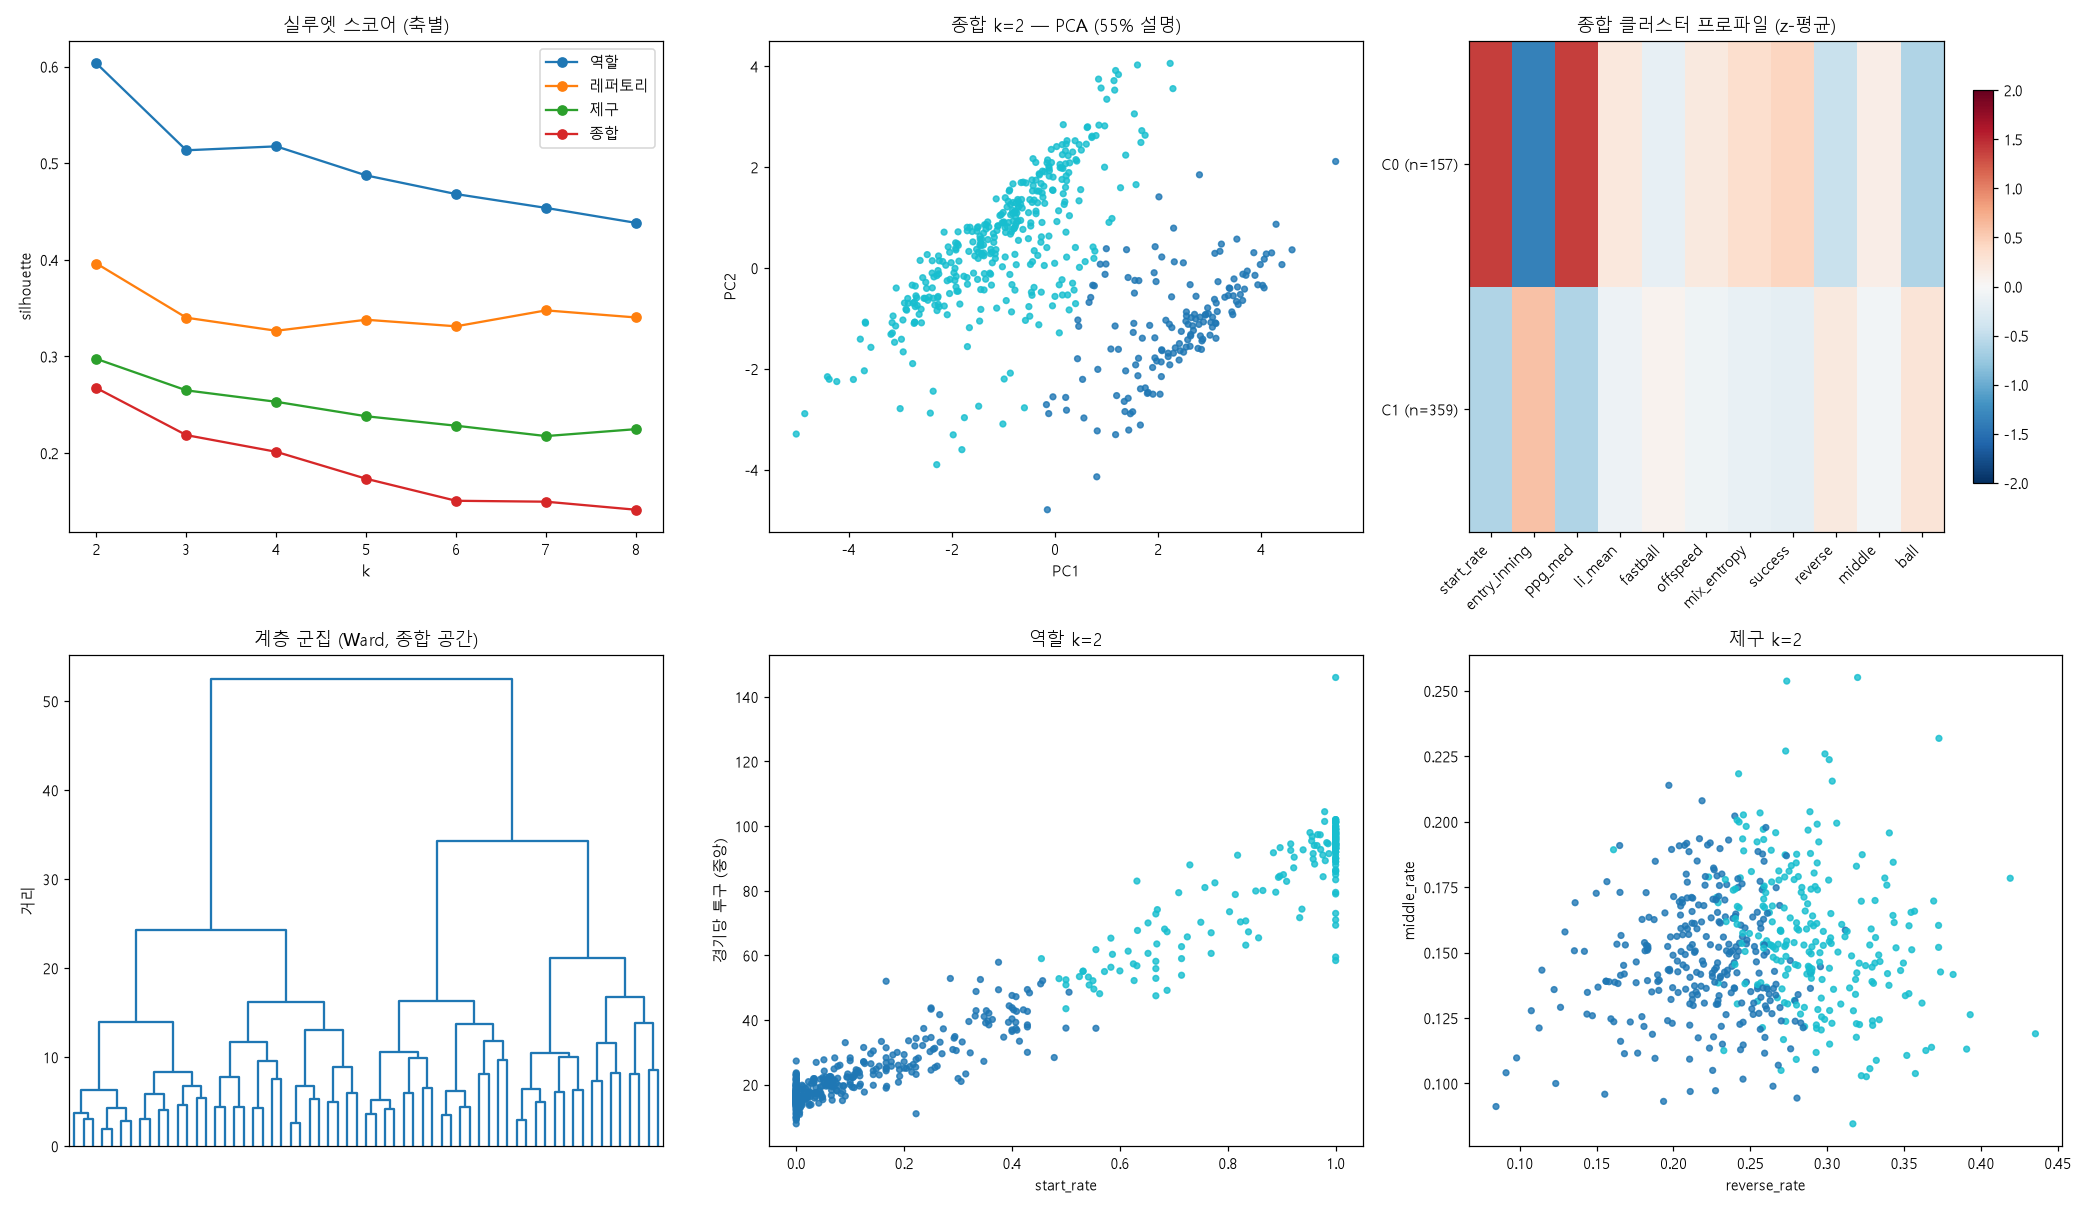

This chart was generated by the following Python code:
# -*- coding: utf-8 -*-
"""투수 그룹화 EDA — 역할 / 레퍼토리 / 제구 스타일 / 종합 k-means.

입력: pitcher_season.csv (투수 x game_type x season)
출력: pitcher_clusters.csv, cluster_pitchers.png, stdout 로그

설계:
- game_type은 군집 입력에서 배제 (시즌 x game_type 행을 투구 수 가중으로 합산)
- 제구 비율은 오염 구간(2019-22 F) 제외한 행에서만 계산 (README 참조)
- 통산 200투구 미만 제외 (start_rate 검증과 같은 기준)
"""
import numpy as np
import pandas as pd
import matplotlib

matplotlib.use("Agg")
import matplotlib.pyplot as plt
from pathlib import Path
from scipy.cluster.hierarchy import dendrogram, linkage
from sklearn.cluster import KMeans
from sklearn.decomposition import PCA
from sklearn.metrics import silhouette_score
from sklearn.preprocessing import StandardScaler

SEED = 42
MIN_PITCHES = 200
HERE = Path(__file__).parent

plt.rcParams["font.family"] = "Malgun Gothic"
plt.rcParams["axes.unicode_minus"] = False

df = pd.read_csv(HERE / "pitcher_season.csv")

# ---------------------------------------------------------------- 집계
def wavg(g, col, wcol):
    w = g[wcol]
    m = g[col].notna() & w.notna() & (w > 0)
    if m.sum() == 0:
        return np.nan
    return float(np.average(g.loc[m, col], weights=g.loc[m, wcol]))


clean = df[(df["game_type"] == "R") | (df["season"] >= 2023)]

rows = []
for pid, g in df.groupby("player_id"):
    gc = clean[clean["player_id"] == pid]
    rows.append(
        {
            "player_id": pid,
            "pitches": g["pitches"].sum(),
            "clean_pitches": gc["pitches"].sum(),
            "games": g["games"].sum(),
            "seasons": g["season"].nunique(),
            # 역할 축 (전체 행)
            "start_rate": wavg(g, "start_rate", "games"),
            "entry_inning": wavg(g, "entry_inning_med", "games"),
            "ppg_med": wavg(g, "pitch_per_game_med", "games"),
            "li_mean": wavg(g, "li_mean", "pitches"),
            # 레퍼토리 축 (전체 행 — 구종 라벨은 오염 무관)
            "fastball": wavg(g, "fastball_rate", "pitches"),
            "breaking": wavg(g, "breaking_rate", "pitches"),
            "offspeed": wavg(g, "offspeed_rate", "pitches"),
            # 제구 축 (깨끗한 행만)
            "success": wavg(gc, "success_rate", "pitches"),
            "reverse": wavg(gc, "reverse_rate", "pitches"),
            "middle": wavg(gc, "middle_rate", "pitches"),
            "ball": wavg(gc, "ball_rate", "pitches"),
        }
    )
P = pd.DataFrame(rows)

mix = P[["fastball", "breaking", "offspeed"]].clip(lower=1e-9)
P["mix_entropy"] = -(mix * np.log(mix)).sum(axis=1)

n_all = len(P)
P = P[P["pitches"] >= MIN_PITCHES].copy()
n_kept = len(P)
# 제구 축은 깨끗한 투구도 충분해야 한다
P_ctl_ok = P["clean_pitches"] >= MIN_PITCHES
print(f"투수 {n_all}명 중 {MIN_PITCHES}투구 이상 {n_kept}명, "
      f"제구 축 계산 가능(깨끗한 투구 {MIN_PITCHES}+) {P_ctl_ok.sum()}명")

AXES = {
    "역할": ["start_rate", "entry_inning", "ppg_med", "li_mean"],
    "레퍼토리": ["fastball", "offspeed", "mix_entropy"],  # breaking = 1-f-o 라 2 자유도 + 균형도
    "제구": ["success", "reverse", "middle", "ball"],
}
AXES["종합"] = AXES["역할"] + AXES["레퍼토리"] + AXES["제구"]

# ---------------------------------------------------------------- k 스윕
results = {}
sil_curves = {}
for name, cols in AXES.items():
    sub = P if name in ("역할", "레퍼토리") else P[P_ctl_ok]
    X = sub[cols].dropna()
    idx = X.index
    Z = StandardScaler().fit_transform(X)
    sils = {}
    labels_by_k = {}
    for k in range(2, 9):
        km = KMeans(n_clusters=k, n_init=20, random_state=SEED)
        lab = km.fit_predict(Z)
        sils[k] = silhouette_score(Z, lab)
        labels_by_k[k] = lab
    best_k = max(sils, key=sils.get)
    results[name] = dict(idx=idx, Z=Z, cols=cols, best_k=best_k,
                         labels=labels_by_k, sils=sils, n=len(idx))
    sil_curves[name] = sils
    top = sorted(sils.items(), key=lambda t: -t[1])[:3]
    print(f"[{name}] n={len(idx)}  silhouette: "
          + "  ".join(f"k={k}:{s:.3f}" for k, s in top))

# ---------------------------------------------------------------- 프로파일
def profile(name, k):
    r = results[name]
    sub = P.loc[r["idx"]].copy()
    sub["c"] = r["labels"][k]
    cols = r["cols"] + ["pitches", "seasons"]
    prof = sub.groupby("c")[cols].mean()
    prof["n"] = sub.groupby("c").size()
    return prof.round(3)


for name in AXES:
    k = results[name]["best_k"]
    print(f"\n=== {name} (k={k}) 클러스터 프로파일 ===")
    print(profile(name, k).to_string())

# 종합 축은 최적 k 외에 k=4,5도 참고 출력
for k in (4, 5):
    if k != results["종합"]["best_k"]:
        print(f"\n=== 종합 (참고 k={k}) ===")
        print(profile("종합", k).to_string())

# ---------------------------------------------------------------- 저장
out = P[["player_id", "pitches", "clean_pitches", "seasons"]].copy()
for name in AXES:
    r = results[name]
    lab = pd.Series(r["labels"][r["best_k"]], index=r["idx"])
    out[f"cluster_{name}"] = lab.reindex(P.index)
out.to_csv(HERE / "pitcher_clusters.csv", index=False, encoding="utf-8-sig")

# 기존 R/F 3분할과 교차 (입력 아님 — 해석용)
career = pd.read_csv(HERE / "pitcher_career.csv")
grp = career.drop_duplicates("player_id").set_index("player_id")["player_group"]
out["player_group"] = out["player_id"].map(grp)
print("\n=== 종합 클러스터 x 기존 R/F 3분할 (해석용 교차표) ===")
print(pd.crosstab(out[f"cluster_종합"], out["player_group"]).to_string())

# ---------------------------------------------------------------- 그림
fig, axes = plt.subplots(2, 3, figsize=(19, 11))

ax = axes[0, 0]
for name, sils in sil_curves.items():
    ax.plot(list(sils), list(sils.values()), marker="o", label=name)
ax.set_xlabel("k"); ax.set_ylabel("silhouette"); ax.legend()
ax.set_title("실루엣 스코어 (축별)")

# 종합: PCA 산점도
r = results["종합"]; k = r["best_k"]
pca = PCA(n_components=2, random_state=SEED)
XY = pca.fit_transform(r["Z"])
ax = axes[0, 1]
sc = ax.scatter(XY[:, 0], XY[:, 1], c=r["labels"][k], cmap="tab10", s=14, alpha=0.8)
ax.set_title(f"종합 k={k} — PCA ({pca.explained_variance_ratio_.sum():.0%} 설명)")
ax.set_xlabel("PC1"); ax.set_ylabel("PC2")

# 종합: 프로파일 히트맵 (z-score 평균)
ax = axes[0, 2]
sub = P.loc[r["idx"]]
Zdf = pd.DataFrame(r["Z"], columns=r["cols"], index=r["idx"])
Zdf["c"] = r["labels"][k]
hm = Zdf.groupby("c").mean()
im = ax.imshow(hm.values, cmap="RdBu_r", vmin=-2, vmax=2, aspect="auto")
ax.set_xticks(range(len(hm.columns)), hm.columns, rotation=45, ha="right")
ax.set_yticks(range(len(hm)), [f"C{i} (n={(Zdf['c']==i).sum()})" for i in hm.index])
plt.colorbar(im, ax=ax, shrink=0.8)
ax.set_title("종합 클러스터 프로파일 (z-평균)")

# 덴드로그램 (Ward)
ax = axes[1, 0]
dendrogram(linkage(r["Z"], method="ward"), ax=ax, truncate_mode="level", p=5,
           no_labels=True, color_threshold=0)
ax.set_title("계층 군집 (Ward, 종합 공간)"); ax.set_ylabel("거리")

# 역할 축: start_rate vs 경기당 투구
rr = results["역할"]
ax = axes[1, 1]
subr = P.loc[rr["idx"]]
ax.scatter(subr["start_rate"], subr["ppg_med"], c=rr["labels"][rr["best_k"]],
           cmap="tab10", s=14, alpha=0.8)
ax.set_xlabel("start_rate"); ax.set_ylabel("경기당 투구 (중앙)")
ax.set_title(f"역할 k={rr['best_k']}")

# 제구 축: reverse vs middle
rc = results["제구"]
ax = axes[1, 2]
subc = P.loc[rc["idx"]]
ax.scatter(subc["reverse"], subc["middle"], c=rc["labels"][rc["best_k"]],
           cmap="tab10", s=14, alpha=0.8)
ax.set_xlabel("reverse_rate"); ax.set_ylabel("middle_rate")
ax.set_title(f"제구 k={rc['best_k']}")

fig.tight_layout()
fig.savefig(HERE / "cluster_pitchers.png", dpi=110)
print("\n저장: pitcher_clusters.csv, cluster_pitchers.png")
